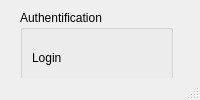
<?xml version="1.0" encoding="UTF-8"?>
<ui version="4.0">
 <class>MainWindow</class>
 <widget class="QMainWindow" name="MainWindow">
  <property name="windowTitle">
   <string>MainWindow</string>
  </property>
  <widget class="QWidget" name="centralwidget">
   <widget class="QGroupBox" name="groupBox">
    <property name="geometry">
     <rect>
      <x>20</x>
      <y>10</y>
      <width>153</width>
      <height>204</height>
     </rect>
    </property>
    <property name="title">
     <string>Authentification</string>
    </property>
    <layout class="QVBoxLayout" name="verticalLayout_3">
     <item>
      <widget class="QLabel" name="LoginLabel">
       <property name="text">
        <string>Login</string>
       </property>
      </widget>
     </item>
     <item>
      <widget class="QLineEdit" name="Login"/>
     </item>
     <item>
      <widget class="QLabel" name="PassLabel">
       <property name="text">
        <string>Password</string>
       </property>
      </widget>
     </item>
     <item>
      <widget class="QLineEdit" name="Pass"/>
     </item>
     <item>
      <widget class="QPushButton" name="pushButton">
       <property name="text">
        <string>Connect</string>
       </property>
      </widget>
     </item>
    </layout>
   </widget>
   <widget class="QCalendarWidget" name="calendarWidget">
    <property name="geometry">
     <rect>
      <x>20</x>
      <y>240</y>
      <width>361</width>
      <height>201</height>
     </rect>
    </property>
    <property name="mouseTracking">
     <bool>false</bool>
    </property>
    <property name="tabletTracking">
     <bool>false</bool>
    </property>
    <property name="inputMethodHints">
     <set>Qt::ImhTime</set>
    </property>
    <property name="gridVisible">
     <bool>true</bool>
    </property>
    <property name="navigationBarVisible">
     <bool>true</bool>
    </property>
    <property name="dateEditEnabled">
     <bool>true</bool>
    </property>
   </widget>
   <widget class="QWidget" name="layoutWidget">
    <property name="geometry">
     <rect>
      <x>190</x>
      <y>40</y>
      <width>151</width>
      <height>111</height>
     </rect>
    </property>
    <layout class="QVBoxLayout" name="verticalLayout_2">
     <item>
      <widget class="QLabel" name="Name">
       <property name="font">
        <font>
         <pointsize>20</pointsize>
        </font>
       </property>
       <property name="text">
        <string/>
       </property>
      </widget>
     </item>
     <item>
      <widget class="QLabel" name="CardSum">
       <property name="font">
        <font>
         <pointsize>16</pointsize>
        </font>
       </property>
       <property name="text">
        <string/>
       </property>
      </widget>
     </item>
    </layout>
   </widget>
   <widget class="QTableView" name="tableView">
    <property name="geometry">
     <rect>
      <x>500</x>
      <y>100</y>
      <width>256</width>
      <height>192</height>
     </rect>
    </property>
   </widget>
   <widget class="QTableWidget" name="tableWidget">
    <property name="geometry">
     <rect>
      <x>550</x>
      <y>320</y>
      <width>256</width>
      <height>192</height>
     </rect>
    </property>
    <row>
     <property name="text">
      <string>Новая строка</string>
     </property>
    </row>
    <column>
     <property name="text">
      <string>Name</string>
     </property>
    </column>
    <column>
     <property name="text">
      <string>Phone</string>
     </property>
    </column>
   </widget>
  </widget>
  <widget class="QMenuBar" name="menubar">
   <property name="geometry">
    <rect>
     <x>0</x>
     <y>0</y>
     <width>849</width>
     <height>25</height>
    </rect>
   </property>
  </widget>
  <widget class="QStatusBar" name="statusbar"/>
 </widget>
 <resources/>
 <connections/>
</ui>
